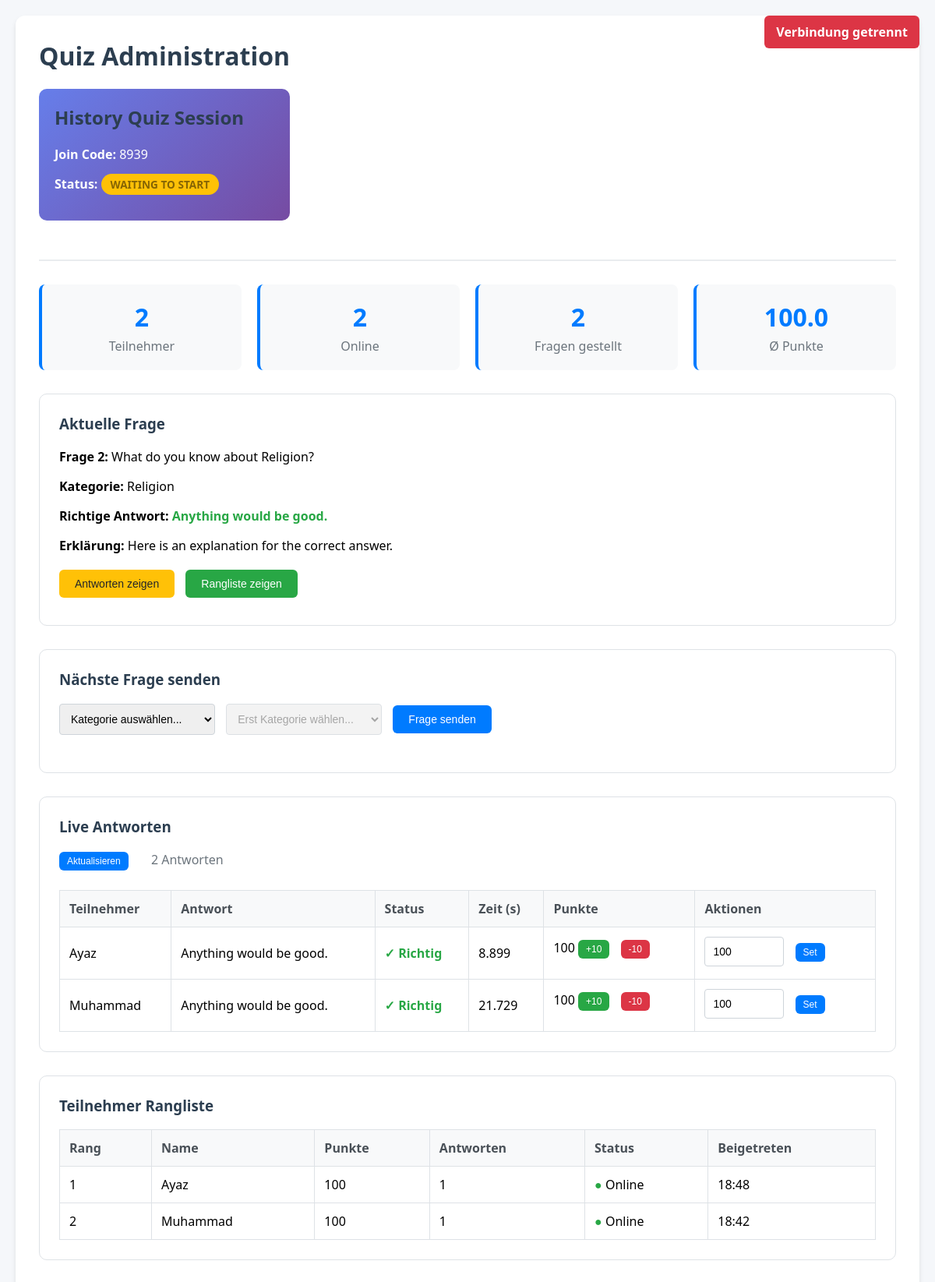
Screenshot of /my-admin/8939/ with the database file from the repository.
### quiz_app/models.py (models this page shows, shortened)
class Session(models.Model):
    STATUS_CHOICES = [
        ('waiting', 'Waiting to Start'),
        ('active', 'Active'),
        ('paused', 'Paused'),
        ('finished', 'Finished'),
    ]
    id = models.AutoField(primary_key=True)
    session_code = models.UUIDField(default=uuid.uuid4, unique=True, editable=False)
    join_code = models.CharField(max_length=4, unique=True)
    name = models.CharField(max_length=200, default="Quiz Session")
    status = models.CharField(max_length=20, choices=STATUS_CHOICES, default='waiting')
    current_question = models.ForeignKey(
        Question,
        on_delete=models.SET_NULL,
        null=True,
        blank=True,
        related_name="current_for_sessions"
    )
    current_question_number = models.IntegerField(default=0)
    total_questions = models.IntegerField(default=0)
    question_start_time = models.DateTimeField(null=True, blank=True)
    show_answers = models.BooleanField(default=False)
    show_leaderboard = models.BooleanField(default=False)
    auto_advance = models.BooleanField(default=False, help_text="Auto advance to next question")
    show_correct_answer = models.BooleanField(default=True)
    allow_late_joins = models.BooleanField(default=True)
    created_at = models.DateTimeField(default=timezone.now)
    started_at = models.DateTimeField(null=True, blank=True)
    finished_at = models.DateTimeField(null=True, blank=True)
    class Meta:
        ordering = ['-created_at']

class Question(models.Model):
    DIFFICULTY_CHOICES = [
        ('easy', 'Easy'),
        ('medium', 'Medium'),
        ('hard', 'Hard'),
    ]
    id = models.AutoField(primary_key=True)
    category = models.ForeignKey(Category, on_delete=models.CASCADE, related_name="questions")
    question_text = models.TextField()
    correct_answer = models.CharField(max_length=255)
    wrong_answers = models.JSONField(default=list, blank=True)
    difficulty = models.CharField(max_length=10, choices=DIFFICULTY_CHOICES, default='medium')
    points = models.IntegerField(default=100, help_text="Points awarded for correct answer")
    time_limit = models.IntegerField(default=30, help_text="Time limit in seconds")
    explanation = models.TextField(blank=True, null=True, help_text="Explanation for the correct answer")
    created_at = models.DateTimeField(default=timezone.now)
    class Meta:
        ordering = ['category', 'question_text']

class Category(models.Model):
    id = models.AutoField(primary_key=True)
    name = models.CharField(max_length=120, unique=True)
    description = models.TextField(blank=True, null=True)
    created_at = models.DateTimeField(default=timezone.now)
    class Meta:
        verbose_name_plural = "Categories"
        ordering = ['name']

class ParticipantAnswer(models.Model):
    id = models.AutoField(primary_key=True)
    participant = models.ForeignKey(Participant, on_delete=models.CASCADE, related_name="answers")
    question = models.ForeignKey(Question, on_delete=models.CASCADE, related_name="participant_answers")
    chosen_answer = models.CharField(max_length=255)
    is_correct = models.BooleanField(default=False)
    points_awarded = models.IntegerField(default=0)
    time_taken = models.FloatField(null=True, blank=True, help_text="Time in seconds to answer")
    submitted_at = models.DateTimeField(default=timezone.now)
    class Meta:
        unique_together = ['participant', 'question']
        ordering = ['submitted_at']

class Participant(models.Model):
    id = models.AutoField(primary_key=True)
    session = models.ForeignKey(Session, on_delete=models.CASCADE, related_name="participants")
    name = models.CharField(max_length=80)
    points = models.IntegerField(default=0)
    is_connected = models.BooleanField(default=True)
    joined_at = models.DateTimeField(default=timezone.now)
    last_seen = models.DateTimeField(auto_now=True)
    class Meta:
        unique_together = ['session', 'name']
        ordering = ['-points', 'name']

### quiz_app/views.py (the view)
# urls.py: path("my-admin/<str:join_code>/", views.admin_dashboard, name="admin_dashboard"),
def admin_dashboard(request, join_code):
    session = get_object_or_404(Session, join_code=join_code)
    categories = Category.objects.all()
    questions = Question.objects.select_related('category').all()
    participants = session.participants.all().order_by('-points', 'name')
    current_answers = []
    if session.current_question:
        current_answers = ParticipantAnswer.objects.filter(
            question=session.current_question,
            participant__session=session
        ).select_related('participant').order_by('-submitted_at')
    stats = {
        'total_participants': participants.count(),
        'connected_participants': participants.filter(is_connected=True).count(),
        'total_questions_asked': session.current_question_number,
        'average_score': participants.aggregate(avg_score=Avg('points'))['avg_score'] or 0,
    }
    context = {
        "session": session,
        "categories": categories,
        "questions": questions,
        "current_answers": current_answers,
        "participants": participants,
        "stats": stats,
    }
    return render(request, "quiz_app/admin_dashboard.html", context)

### quiz_app/templates/quiz_app/admin_dashboard.html (shortened to what this page needs)
<!DOCTYPE html>
<html lang="de">
<head>
</head>
<body>
    <div id="connection-status" class="connection-status connecting">
    </div>
    <div class="container">
        <div class="header">
            <div>
                <h1>Quiz Administration</h1>
                <div class="session-info">
                    <h2>{{ session.name }}</h2>
                    <p><strong>Join Code:</strong> {{ session.join_code }}</p>
                    <p><strong>Status:</strong>
                        <span class="status-badge status-{{ session.status }}">{{ session.get_status_display }}</span>
                    </p>
                </div>
            </div>
        </div>
        <div class="session-stats">
            <div class="stat-card">
                <div class="stat-number" id="participant-count">{{ stats.total_participants }}</div>
                <div class="stat-label">Teilnehmer</div>
            </div>
            <div class="stat-card">
                <div class="stat-number" id="connected-count">{{ stats.connected_participants }}</div>
                <div class="stat-label">Online</div>
            </div>
            <div class="stat-card">
                <div class="stat-number" id="question-count">{{ stats.total_questions_asked }}</div>
                <div class="stat-label">Fragen gestellt</div>
            </div>
            <div class="stat-card">
                <div class="stat-number" id="average-score">{{ stats.average_score|floatformat:1 }}</div>
                <div class="stat-label">Ø Punkte</div>
            </div>
        </div>
        <div class="section">
            <h3>Aktuelle Frage</h3>
            <div id="current-question-display">
                {% if session.current_question %}
                    <p><strong>Frage {{ session.current_question_number }}:</strong> {{ session.current_question.question_text }}</p>
                    <p><strong>Kategorie:</strong> {{ session.current_question.category.name }}</p>
                    <p><strong>Richtige Antwort:</strong> <span class="correct">{{ session.current_question.correct_answer }}</span></p>
                    {% if session.current_question.explanation %}
                        <p><strong>Erklärung:</strong> {{ session.current_question.explanation }}</p>
                    {% endif %}
                {% else %}
                    <p>Keine aktuelle Frage. Wählen Sie eine Frage aus, um zu beginnen.</p>
                {% endif %}
            </div>
            <div style="margin-top: 20px;">
                <button id="show-answers-btn" class="btn btn-warning">Antworten zeigen</button>
                <button id="show-leaderboard-btn" class="btn btn-success">Rangliste zeigen</button>
            </div>
        </div>
        <div class="section">
            <h3>Nächste Frage senden</h3>
            <div style="margin-bottom: 15px;">
                <select id="category-selector">
                    <option value="">Kategorie auswählen...</option>
                </select>
                <select id="question-selector" disabled>
                    <option value="">Erst Kategorie wählen...</option>
                </select>
                <button id="send-question-btn" class="btn btn-primary" disabled>Frage senden</button>
            </div>
        </div>
        <div class="section">
            <h3>Live Antworten</h3>
            <div style="margin-bottom: 15px;">
                <button id="refresh-answers-btn" class="btn btn-primary btn-sm">Aktualisieren</button>
                <span id="answer-count" style="margin-left: 15px; color: #6c757d;">0 Antworten</span>
            </div>
            <table id="answers-table">
                <thead>
                    <tr>
                        <th>Teilnehmer</th>
                        <th>Antwort</th>
                        <th>Status</th>
                        <th>Zeit (s)</th>
                        <th>Punkte</th>
                        <th>Aktionen</th>
                    </tr>
                </thead>
                <tbody id="answers-tbody">
                    {% for answer in current_answers %}
                    <tr data-answer-id="{{ answer.id }}">
                        <td>{{ answer.participant.name }}</td>
                        <td>{{ answer.chosen_answer }}</td>
                        <td>
                            {% if answer.is_correct %}
                                <span class="correct">✓ Richtig</span>
                            {% else %}
                                <span class="incorrect">✗ Falsch</span>
                            {% endif %}
                        </td>
                        <td>{{ answer.time_taken|default:"-" }}</td>
                        <td class="points-cell" data-answer-id="{{ answer.id }}">
                            <span class="points-value">{{ answer.points_awarded }}</span>
                            <button class="btn btn-sm btn-success" onclick="updatePoints({{ answer.id }}, 10)">+10</button>
                            <button class="btn btn-sm btn-danger" onclick="updatePoints({{ answer.id }}, -10)">-10</button>
                        </td>
                        <td>
                            <input type="number" class="points-input" value="{{ answer.points_awarded }}" min="0" max="1000" style="width: 80px;">
                            <button class="btn btn-sm btn-primary" onclick="setPoints({{ answer.id }})">Set</button>
                        </td>
                    </tr>
                    {% endfor %}
                </tbody>
            </table>
        </div>
        <div class="section">
            <h3>Teilnehmer Rangliste</h3>
            <table id="participants-table">
                <thead>
                    <tr>
                        <th>Rang</th>
                        <th>Name</th>
                        <th>Punkte</th>
                        <th>Antworten</th>
                        <th>Status</th>
                        <th>Beigetreten</th>
                    </tr>
                </thead>
                <tbody id="participants-tbody">
                    {% for participant in participants %}
                    <tr data-participant-id="{{ participant.id }}">
                        <td>{{ forloop.counter }}</td>
                        <td>{{ participant.name }}</td>
                        <td class="participant-points">{{ participant.points }}</td>
                        <td>{{ participant.answers.count }}</td>
                        <td>
                            {% if participant.is_connected %}
                                <span style="color: #28a745;">●</span> Online
                            {% else %}
                                <span style="color: #6c757d;">●</span> Offline
                            {% endif %}
                        </td>
                        <td>{{ participant.joined_at|date:"H:i" }}</td>
                    </tr>
                    {% endfor %}
                </tbody>
            </table>
        </div>
    </div>
</body>
</html>

### quiz_app/templates/quiz_app/admin_dashboard.html (style rules this page uses)
body { font-family: 'Segoe UI', Tahoma, Geneva, Verdana, sans-serif; margin: 0; padding: 20px; background-color: #f5f7fa; }
.container { max-width: 1400px; margin: 0 auto; background-color: #fff; padding: 30px; border-radius: 12px; box-shadow: 0 4px 6px rgba(0,0,0,0.1); }
.header { display: flex; justify-content: space-between; align-items: center; margin-bottom: 30px; padding-bottom: 20px; border-bottom: 2px solid #e9ecef; }
.session-info { background: linear-gradient(135deg, #667eea 0%, #764ba2 100%); color: white; padding: 20px; border-radius: 10px; margin-bottom: 30px; }
.session-stats { display: grid; grid-template-columns: repeat(auto-fit, minmax(200px, 1fr)); gap: 20px; margin-bottom: 30px; }
.stat-card { background: #f8f9fa; padding: 20px; border-radius: 8px; border-left: 4px solid #007bff; text-align: center; }
.stat-number { font-size: 2em; font-weight: bold; color: #007bff; }
.stat-label { color: #6c757d; margin-top: 5px; }
h1, h2, h3 { color: #2c3e50; margin-top: 0; }
.section { background: #fff; margin-bottom: 30px; padding: 25px; border-radius: 10px; border: 1px solid #dee2e6; }
table { width: 100%; border-collapse: collapse; margin-top: 15px; }
th, td { border: 1px solid #dee2e6; padding: 12px; text-align: left; }
th { background-color: #f8f9fa; font-weight: 600; color: #495057; }
.correct { color: #28a745; font-weight: bold; }
.status-badge { padding: 4px 12px; border-radius: 20px; font-size: 0.85em; font-weight: bold; text-transform: uppercase; }
.status-waiting { background: #ffc107; color: #856404; }
.btn { padding: 10px 20px; border: none; border-radius: 6px; cursor: pointer; font-size: 14px; font-weight: 500; transition: all 0.3s ease; margin-right: 10px; margin-bottom: 10px; }
.btn-primary { background-color: #007bff; color: white; }
.btn-success { background-color: #28a745; color: white; }
.btn-warning { background-color: #ffc107; color: #212529; }
.btn-danger { background-color: #dc3545; color: white; }
.btn-sm { padding: 5px 10px; font-size: 12px; }
select, input { padding: 10px; border: 1px solid #ced4da; border-radius: 4px; font-size: 14px; margin-right: 10px; }
select { min-width: 200px; }
.connection-status { position: fixed; top: 20px; right: 20px; padding: 10px 15px; border-radius: 6px; color: white; font-weight: bold; z-index: 1000; }
.disconnected { background-color: #dc3545; }

### rows the page displays
Session: name "History Quiz Session", join_code "8939", status "WAITING TO START", current_question_number "2", current_question.question_text "What do you know about Religion?", current_question.category.name "Religion", current_question.correct_answer "Anything would be good.", current_question.explanation "Here is an explanation for the correct answer."
ParticipantAnswer: participant.name "Ayaz", chosen_answer "Anything would be good.", is_correct "✓ Richtig", time_taken "8.899", points_awarded "100"
ParticipantAnswer: participant.name "Muhammad", chosen_answer "Anything would be good.", is_correct "✓ Richtig", time_taken "21.729", points_awarded "100"
Participant: name "Ayaz", points "100", answers.count "1", is_connected "Online", joined_at "18:48"
Participant: name "Muhammad", points "100", answers.count "1", is_connected "Online", joined_at "18:42"

### other values shown
{{ stats.total_participants }} "2"
{{ stats.connected_participants }} "2"
{{ stats.total_questions_asked }} "2"
{{ stats.average_score|floatformat:1 }} "100.0"
